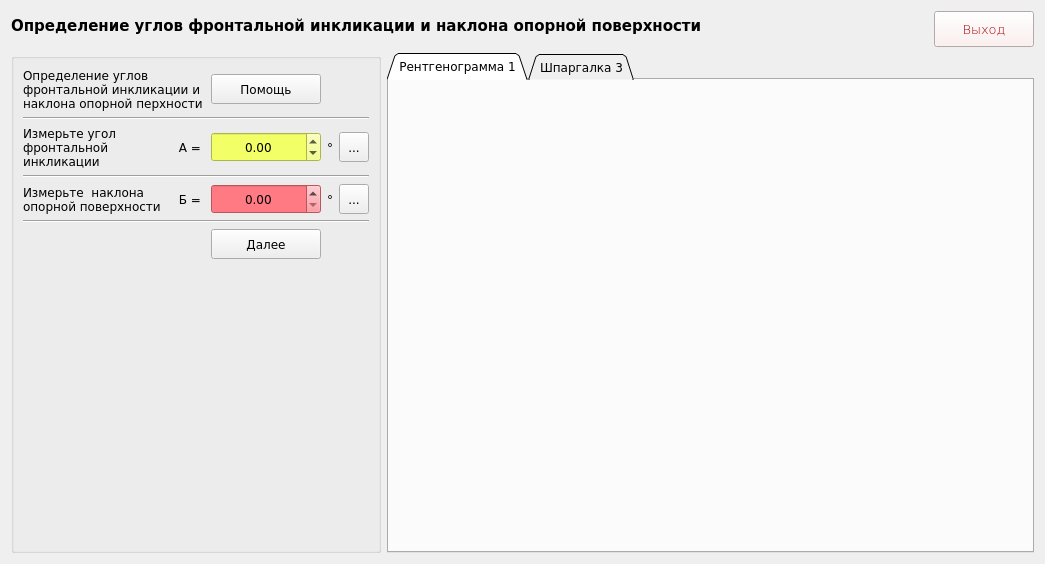
<?xml version="1.0" encoding="UTF-8"?>
<ui version="4.0">
 <class>Form3</class>
 <widget class="QWidget" name="Form3">
  <property name="geometry">
   <rect>
    <x>0</x>
    <y>0</y>
    <width>1045</width>
    <height>554</height>
   </rect>
  </property>
  <property name="windowTitle">
   <string>Form</string>
  </property>
  <property name="styleSheet">
   <string notr="true"/>
  </property>
  <layout class="QGridLayout" name="gridLayout">
   <item row="0" column="2" rowspan="2">
    <widget class="QPushButton" name="pushButton_5">
     <property name="maximumSize">
      <size>
       <width>100</width>
       <height>50</height>
      </size>
     </property>
     <property name="font">
      <font>
       <family>Verdana</family>
       <pointsize>10</pointsize>
       <weight>9</weight>
       <italic>false</italic>
       <bold>false</bold>
      </font>
     </property>
     <property name="cursor">
      <cursorShape>PointingHandCursor</cursorShape>
     </property>
     <property name="styleSheet">
      <string notr="true">background-color: #fcebeb;
font: 75 10pt &quot;Verdana&quot;;
color: rgb(170, 0, 0);</string>
     </property>
     <property name="text">
      <string>Выход</string>
     </property>
    </widget>
   </item>
   <item row="0" column="0" colspan="2">
    <widget class="QLabel" name="label_12">
     <property name="minimumSize">
      <size>
       <width>0</width>
       <height>30</height>
      </size>
     </property>
     <property name="font">
      <font>
       <family>Verdana</family>
       <pointsize>11</pointsize>
       <weight>75</weight>
       <italic>false</italic>
       <bold>true</bold>
      </font>
     </property>
     <property name="styleSheet">
      <string notr="true">font: 75 11pt &quot;Verdana&quot;;
font-weight: bold;</string>
     </property>
     <property name="text">
      <string>Определение углов фронтальной инкликации и наклона опорной поверхности</string>
     </property>
    </widget>
   </item>
   <item row="2" column="1" colspan="2">
    <widget class="QTabWidget" name="tabWidget">
     <property name="minimumSize">
      <size>
       <width>500</width>
       <height>500</height>
      </size>
     </property>
     <property name="font">
      <font>
       <family>Verdana</family>
       <pointsize>9</pointsize>
      </font>
     </property>
     <property name="tabShape">
      <enum>QTabWidget::Triangular</enum>
     </property>
     <property name="currentIndex">
      <number>0</number>
     </property>
     <widget class="QWidget" name="tab">
      <attribute name="title">
       <string>Рентгенограмма 1</string>
      </attribute>
     </widget>
     <widget class="QWidget" name="tab_2">
      <attribute name="title">
       <string>Шпаргалка 3</string>
      </attribute>
     </widget>
    </widget>
   </item>
   <item row="2" column="0">
    <widget class="QGroupBox" name="groupBox">
     <property name="minimumSize">
      <size>
       <width>370</width>
       <height>0</height>
      </size>
     </property>
     <property name="maximumSize">
      <size>
       <width>370</width>
       <height>16777215</height>
      </size>
     </property>
     <property name="font">
      <font>
       <family>Verdana</family>
       <pointsize>9</pointsize>
      </font>
     </property>
     <property name="title">
      <string/>
     </property>
     <layout class="QGridLayout" name="gridLayout_2">
      <item row="5" column="3">
       <widget class="QDoubleSpinBox" name="doubleSpinBox_2">
        <property name="minimumSize">
         <size>
          <width>0</width>
          <height>30</height>
         </size>
        </property>
        <property name="font">
         <font>
          <family>Verdana</family>
          <pointsize>9</pointsize>
         </font>
        </property>
        <property name="styleSheet">
         <string notr="true">background-color: #ff7a83;</string>
        </property>
        <property name="alignment">
         <set>Qt::AlignCenter</set>
        </property>
        <property name="singleStep">
         <double>0.100000000000000</double>
        </property>
       </widget>
      </item>
      <item row="5" column="2">
       <widget class="QLabel" name="label_7">
        <property name="font">
         <font>
          <family>Verdana</family>
          <pointsize>9</pointsize>
         </font>
        </property>
        <property name="text">
         <string> Б =</string>
        </property>
       </widget>
      </item>
      <item row="6" column="0" colspan="6">
       <widget class="Line" name="line_3">
        <property name="font">
         <font>
          <family>Verdana</family>
          <pointsize>9</pointsize>
         </font>
        </property>
        <property name="orientation">
         <enum>Qt::Horizontal</enum>
        </property>
       </widget>
      </item>
      <item row="5" column="0">
       <widget class="QLabel" name="label_4">
        <property name="font">
         <font>
          <family>Verdana</family>
          <pointsize>9</pointsize>
         </font>
        </property>
        <property name="text">
         <string>Измерьте  наклона опорной поверхности</string>
        </property>
        <property name="wordWrap">
         <bool>true</bool>
        </property>
       </widget>
      </item>
      <item row="2" column="2">
       <widget class="QLabel" name="label_5">
        <property name="font">
         <font>
          <family>Verdana</family>
          <pointsize>9</pointsize>
         </font>
        </property>
        <property name="text">
         <string> A = </string>
        </property>
       </widget>
      </item>
      <item row="2" column="5">
       <widget class="QToolButton" name="toolButton">
        <property name="minimumSize">
         <size>
          <width>30</width>
          <height>30</height>
         </size>
        </property>
        <property name="text">
         <string>...</string>
        </property>
       </widget>
      </item>
      <item row="8" column="3">
       <spacer name="verticalSpacer">
        <property name="font">
         <font>
          <family>Verdana</family>
          <pointsize>9</pointsize>
         </font>
        </property>
        <property name="orientation">
         <enum>Qt::Vertical</enum>
        </property>
        <property name="sizeHint" stdset="0">
         <size>
          <width>20</width>
          <height>40</height>
         </size>
        </property>
       </spacer>
      </item>
      <item row="3" column="0" colspan="6">
       <widget class="Line" name="line_2">
        <property name="font">
         <font>
          <family>Verdana</family>
          <pointsize>9</pointsize>
         </font>
        </property>
        <property name="orientation">
         <enum>Qt::Horizontal</enum>
        </property>
       </widget>
      </item>
      <item row="2" column="3">
       <widget class="QDoubleSpinBox" name="doubleSpinBox">
        <property name="minimumSize">
         <size>
          <width>0</width>
          <height>30</height>
         </size>
        </property>
        <property name="font">
         <font>
          <family>Verdana</family>
          <pointsize>9</pointsize>
         </font>
        </property>
        <property name="styleSheet">
         <string notr="true">background-color: #f2ff66;
</string>
        </property>
        <property name="alignment">
         <set>Qt::AlignCenter</set>
        </property>
        <property name="minimum">
         <double>-10000.000000000000000</double>
        </property>
        <property name="maximum">
         <double>10000.989999999999782</double>
        </property>
        <property name="singleStep">
         <double>0.100000000000000</double>
        </property>
       </widget>
      </item>
      <item row="1" column="0" colspan="6">
       <widget class="Line" name="line">
        <property name="font">
         <font>
          <family>Verdana</family>
          <pointsize>9</pointsize>
         </font>
        </property>
        <property name="orientation">
         <enum>Qt::Horizontal</enum>
        </property>
       </widget>
      </item>
      <item row="2" column="4">
       <widget class="QLabel" name="label_6">
        <property name="font">
         <font>
          <family>Verdana</family>
          <pointsize>9</pointsize>
         </font>
        </property>
        <property name="text">
         <string>°</string>
        </property>
       </widget>
      </item>
      <item row="0" column="0" colspan="3">
       <widget class="QLabel" name="label_2">
        <property name="font">
         <font>
          <family>Verdana</family>
          <pointsize>9</pointsize>
         </font>
        </property>
        <property name="text">
         <string>Определение углов фронтальной инкликации и наклона опорной перхности</string>
        </property>
        <property name="wordWrap">
         <bool>true</bool>
        </property>
       </widget>
      </item>
      <item row="5" column="4">
       <widget class="QLabel" name="label_8">
        <property name="font">
         <font>
          <family>Verdana</family>
          <pointsize>9</pointsize>
         </font>
        </property>
        <property name="text">
         <string>°</string>
        </property>
       </widget>
      </item>
      <item row="0" column="3">
       <widget class="QPushButton" name="pushButton_2">
        <property name="minimumSize">
         <size>
          <width>110</width>
          <height>30</height>
         </size>
        </property>
        <property name="maximumSize">
         <size>
          <width>110</width>
          <height>16777215</height>
         </size>
        </property>
        <property name="font">
         <font>
          <family>Verdana</family>
          <pointsize>9</pointsize>
         </font>
        </property>
        <property name="cursor">
         <cursorShape>PointingHandCursor</cursorShape>
        </property>
        <property name="text">
         <string>Помощь</string>
        </property>
       </widget>
      </item>
      <item row="5" column="5">
       <widget class="QToolButton" name="toolButton_2">
        <property name="minimumSize">
         <size>
          <width>30</width>
          <height>30</height>
         </size>
        </property>
        <property name="text">
         <string>...</string>
        </property>
       </widget>
      </item>
      <item row="7" column="3">
       <widget class="QPushButton" name="pushButton_4">
        <property name="minimumSize">
         <size>
          <width>110</width>
          <height>30</height>
         </size>
        </property>
        <property name="maximumSize">
         <size>
          <width>110</width>
          <height>16777215</height>
         </size>
        </property>
        <property name="font">
         <font>
          <family>Verdana</family>
          <pointsize>9</pointsize>
         </font>
        </property>
        <property name="cursor">
         <cursorShape>PointingHandCursor</cursorShape>
        </property>
        <property name="text">
         <string>Далее</string>
        </property>
       </widget>
      </item>
      <item row="2" column="0">
       <widget class="QLabel" name="label_3">
        <property name="font">
         <font>
          <family>Verdana</family>
          <pointsize>9</pointsize>
         </font>
        </property>
        <property name="text">
         <string>Измерьте угол фронтальной инкликации</string>
        </property>
        <property name="wordWrap">
         <bool>true</bool>
        </property>
       </widget>
      </item>
     </layout>
    </widget>
   </item>
  </layout>
 </widget>
 <resources/>
 <connections/>
</ui>
